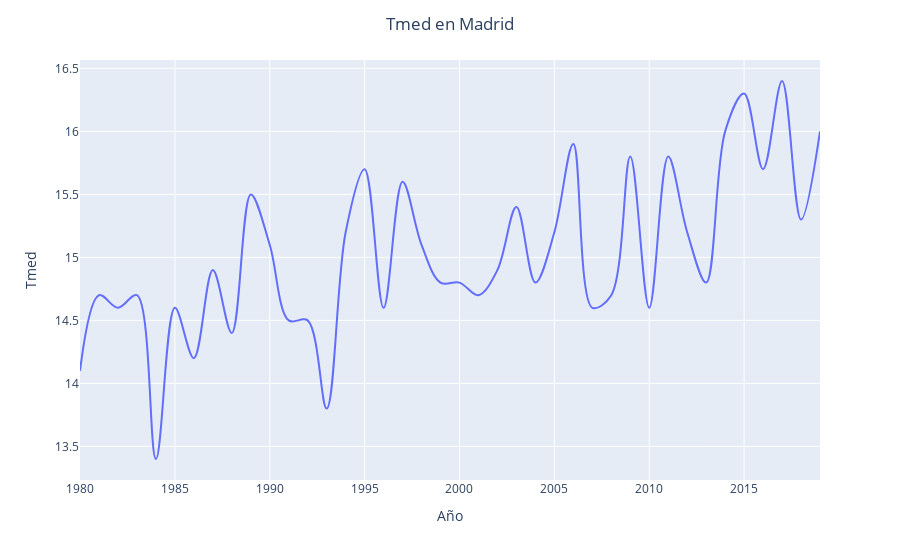
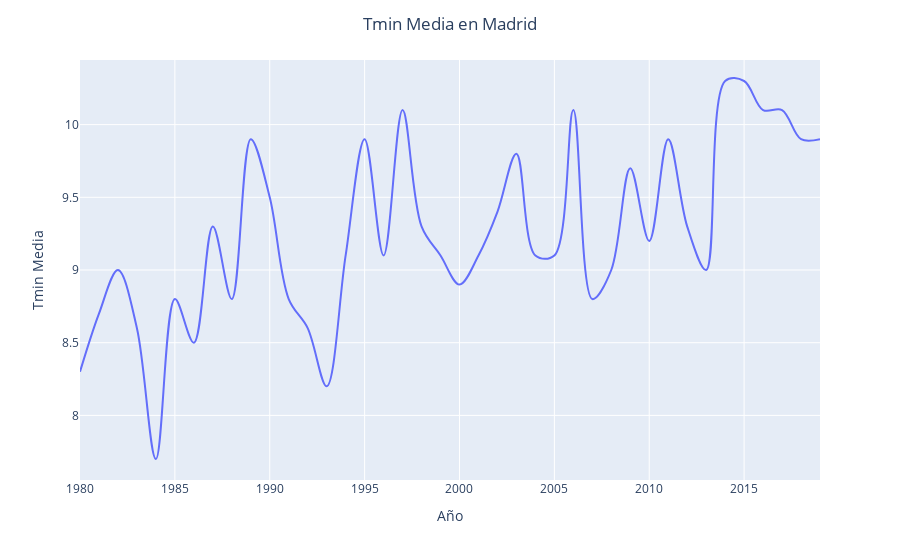
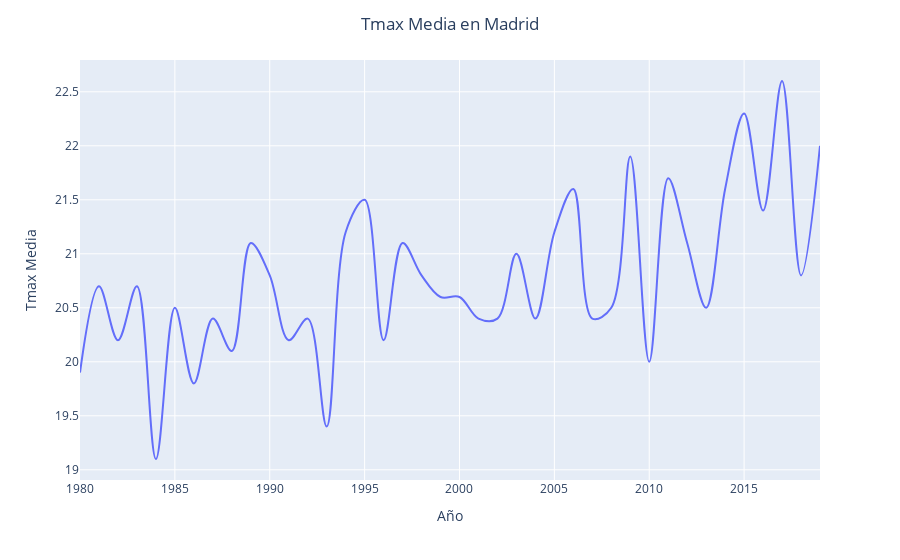
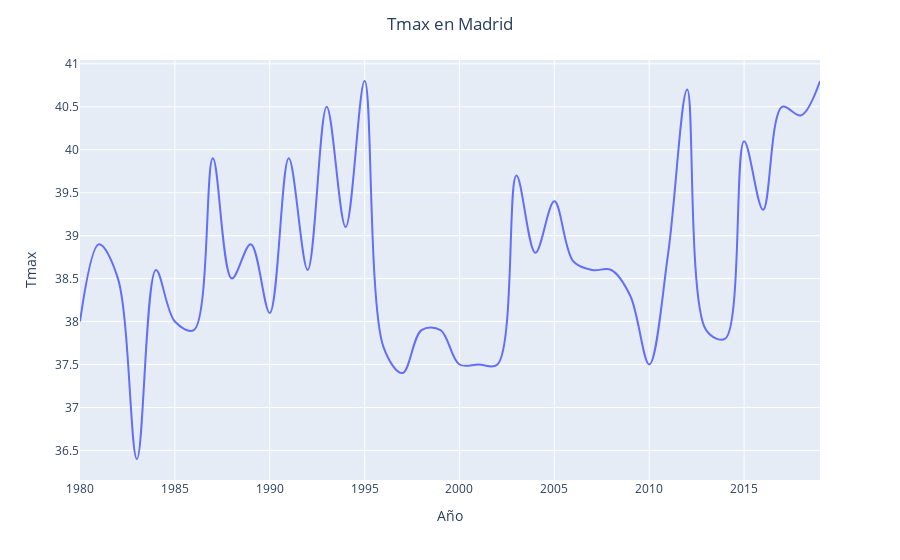

The notebook cell saved with these charts, in order:
### Markdown cell above
Debido a la estacionalidad que se advierte en los gráficos anteriores es complicado determinar si existe algún tipo de tendencia en los registros de temperatura. Por ello voy a graficar los distintos tipos de temperatura del dataframe con frecuencia anual.

### Code cell
# Agrupado por años
for elem in cols_temp:
    vtb.grafI_est("Año" , elem , None, madrid_anual, False )

### Figure 1 — Plotly figure (JSON) as saved in the notebook; plotly's stock layout.template omitted (floating-point values rounded to 4 significant figures)
{"data": [{"hovertemplate": "Año=%{x}<br>tmed=%{y}<extra></extra>", "legendgroup": "", "line": {"color": "#636efa", "dash": "solid", "shape": "spline"}, "mode": "lines", "name": "", "orientation": "v", "showlegend": false, "type": "scatter", "x": [1980, 1981, 1982, 1983, 1984, 1985, 1986, 1987, 1988, 1989, 1990, 1991, 1992, 1993, 1994, 1995, 1996, 1997, 1998, 1999, 2000, 2001, 2002, 2003, 2004, 2005, 2006, 2007, 2008, 2009, 2010, 2011, 2012, 2013, 2014, 2015, 2016, 2017, 2018, 2019], "xaxis": "x", "y": [14.1, 14.7, 14.6, 14.7, 13.4, 14.6, 14.2, 14.9, 14.4, 15.5, 15.1, 14.5, 14.5, 13.8, 15.2, 15.7, 14.6, 15.6, 15.1, 14.8, 14.8, 14.7, 14.9, 15.4, 14.8, 15.2, 15.9, 14.6, 14.7, 15.8, 14.6, 15.8, 15.2, 14.8, 16, 16.3, 15.7, 16.4, 15.3, 16], "yaxis": "y"}], "layout": {"legend": {"font": {"size": 12}, "title": {"text": "Country"}, "tracegroupgap": 0, "y": 0.5}, "margin": {"t": 60}, "title": {"text": "Tmed en Madrid ", "x": 0.5, "xanchor": "center"}, "xaxis": {"anchor": "y", "domain": [0, 1], "title": {"text": "Año"}}, "yaxis": {"anchor": "x", "domain": [0, 1], "title": {"text": "Tmed"}}}}

### Figure 2 — Plotly figure (JSON) as saved in the notebook; plotly's stock layout.template omitted (floating-point values rounded to 4 significant figures)
{"data": [{"hovertemplate": "Año=%{x}<br>tmin_media=%{y}<extra></extra>", "legendgroup": "", "line": {"color": "#636efa", "dash": "solid", "shape": "spline"}, "mode": "lines", "name": "", "orientation": "v", "showlegend": false, "type": "scatter", "x": [1980, 1981, 1982, 1983, 1984, 1985, 1986, 1987, 1988, 1989, 1990, 1991, 1992, 1993, 1994, 1995, 1996, 1997, 1998, 1999, 2000, 2001, 2002, 2003, 2004, 2005, 2006, 2007, 2008, 2009, 2010, 2011, 2012, 2013, 2014, 2015, 2016, 2017, 2018, 2019], "xaxis": "x", "y": [8.3, 8.7, 9, 8.6, 7.7, 8.8, 8.5, 9.3, 8.8, 9.9, 9.5, 8.8, 8.6, 8.2, 9.1, 9.9, 9.1, 10.1, 9.3, 9.1, 8.9, 9.1, 9.4, 9.8, 9.1, 9.1, 10.1, 8.8, 9, 9.7, 9.2, 9.9, 9.3, 9, 10.3, 10.3, 10.1, 10.1, 9.9, 9.9], "yaxis": "y"}], "layout": {"legend": {"font": {"size": 12}, "title": {"text": "Country"}, "tracegroupgap": 0, "y": 0.5}, "margin": {"t": 60}, "title": {"text": "Tmin Media en Madrid ", "x": 0.5, "xanchor": "center"}, "xaxis": {"anchor": "y", "domain": [0, 1], "title": {"text": "Año"}}, "yaxis": {"anchor": "x", "domain": [0, 1], "title": {"text": "Tmin Media"}}}}

### Figure 3 — Plotly figure (JSON) as saved in the notebook; plotly's stock layout.template omitted (floating-point values rounded to 4 significant figures)
{"data": [{"hovertemplate": "Año=%{x}<br>tmax_media=%{y}<extra></extra>", "legendgroup": "", "line": {"color": "#636efa", "dash": "solid", "shape": "spline"}, "mode": "lines", "name": "", "orientation": "v", "showlegend": false, "type": "scatter", "x": [1980, 1981, 1982, 1983, 1984, 1985, 1986, 1987, 1988, 1989, 1990, 1991, 1992, 1993, 1994, 1995, 1996, 1997, 1998, 1999, 2000, 2001, 2002, 2003, 2004, 2005, 2006, 2007, 2008, 2009, 2010, 2011, 2012, 2013, 2014, 2015, 2016, 2017, 2018, 2019], "xaxis": "x", "y": [19.9, 20.7, 20.2, 20.7, 19.1, 20.5, 19.8, 20.4, 20.1, 21.1, 20.8, 20.2, 20.4, 19.4, 21.2, 21.5, 20.2, 21.1, 20.8, 20.6, 20.6, 20.4, 20.4, 21, 20.4, 21.2, 21.6, 20.4, 20.5, 21.9, 20, 21.7, 21.1, 20.5, 21.6, 22.3, 21.4, 22.6, 20.8, 22], "yaxis": "y"}], "layout": {"legend": {"font": {"size": 12}, "title": {"text": "Country"}, "tracegroupgap": 0, "y": 0.5}, "margin": {"t": 60}, "title": {"text": "Tmax Media en Madrid ", "x": 0.5, "xanchor": "center"}, "xaxis": {"anchor": "y", "domain": [0, 1], "title": {"text": "Año"}}, "yaxis": {"anchor": "x", "domain": [0, 1], "title": {"text": "Tmax Media"}}}}

### Figure 4 — Plotly figure (JSON) as saved in the notebook; plotly's stock layout.template omitted (floating-point values rounded to 4 significant figures)
{"data": [{"hovertemplate": "Año=%{x}<br>tmax=%{y}<extra></extra>", "legendgroup": "", "line": {"color": "#636efa", "dash": "solid", "shape": "spline"}, "mode": "lines", "name": "", "orientation": "v", "showlegend": false, "type": "scatter", "x": [1980, 1981, 1982, 1983, 1984, 1985, 1986, 1987, 1988, 1989, 1990, 1991, 1992, 1993, 1994, 1995, 1996, 1997, 1998, 1999, 2000, 2001, 2002, 2003, 2004, 2005, 2006, 2007, 2008, 2009, 2010, 2011, 2012, 2013, 2014, 2015, 2016, 2017, 2018, 2019], "xaxis": "x", "y": [38, 38.9, 38.5, 36.4, 38.6, 38, 37.9, 39.9, 38.5, 38.9, 38.1, 39.9, 38.6, 40.5, 39.1, 40.8, 37.7, 37.4, 37.9, 37.9, 37.5, 37.5, 37.5, 39.7, 38.8, 39.4, 38.7, 38.6, 38.6, 38.3, 37.5, 38.8, 40.7, 37.9, 37.8, 40.1, 39.3, 40.5, 40.4, 40.8], "yaxis": "y"}], "layout": {"legend": {"font": {"size": 12}, "title": {"text": "Country"}, "tracegroupgap": 0, "y": 0.5}, "margin": {"t": 60}, "title": {"text": "Tmax en Madrid ", "x": 0.5, "xanchor": "center"}, "xaxis": {"anchor": "y", "domain": [0, 1], "title": {"text": "Año"}}, "yaxis": {"anchor": "x", "domain": [0, 1], "title": {"text": "Tmax"}}}}
